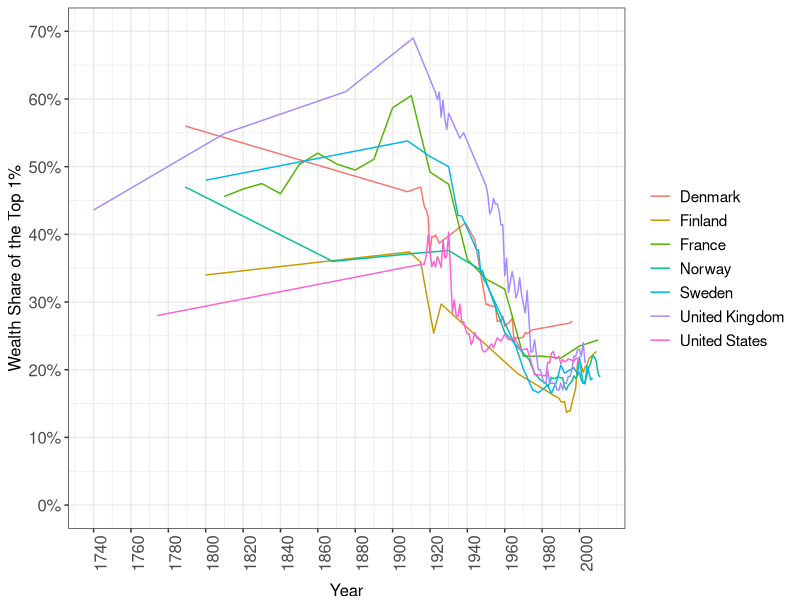

R code for this plot: (Note: this script raises an error after producing the figure.)
require(shape)
library(tidyverse)
library(lubridate)
library(openxlsx)
library(readxl)

wealth_share <- read_excel("capitalism/top_1percent_wealth_share.xlsx")

COL <- c("#7fc97f", "#beaed4", "#fdc086", "#ffff99", "#386cb0", "#f0027f", "#bf5b17", "#666666")
COLA <- c("#e0f3db", "#99d8c9","#66c2a4","#41ae76", "#238b45", "#005824", "#f0027f")
COLB <- c("#c6dbef", "#4eb3d3", "#2b8cbe", "#0868ac","#084081", "#9e9ac8","#f0027f")
COLC <- c("#fcfbfd", "#efedf5", "#dadaeb", "#bcbddc", "#9e9ac8", "#807dba", "#6a51a3", "#54278f", "#3f007d")

#Cleaning the wealth share data. Source: CORE
wealth_share_gathered <- wealth_share %>% 
  gather(Country, Wealth_share, c("Denmark", "Finland", "France", "Norway", "Sweden", "United Kingdom", "United States") )

wealth_share1 <- wealth_share_gathered[-c(1, 69, 137, 205, 273, 341, 409), ] 

wealth_share2 <- wealth_share1 %>%
  mutate(Year = ifelse(Country == "Denmark", ...1, ifelse(Country == "Finland", ...3, ifelse(Country == "France", ...5, ifelse(Country == "Norway", ...7, ifelse(Country == "Sweden", ...9, ifelse(Country == "United Kingdom", ...11, ifelse(Country == "United States", ...13, NA))))))))

wealth_share2$Wealth_share = as.numeric(as.character(wealth_share2$Wealth_share))

wealth_share3 <- wealth_share2 %>%
  select(-c("...1", "...3", "...5", "...7", "...9", "...11", "...13")) %>%
  filter(!is.na(Year)) %>%
  mutate(wealth_share = (Wealth_share)/100)

#Plotting the data 
wealth_share_plot <- ggplot(wealth_share3, aes(x = Year, y = wealth_share, group = Country, color = Country)) +
  geom_line() + 
  ylab("Wealth Share of the Top 1%") + 
  scale_y_continuous(breaks = seq(0, 0.7, by = 0.1), labels = scales::percent_format(accuracy = 1), limits = c(0,0.7)) +
  scale_x_continuous(breaks = seq(1740, 2010, by = 20)) +
  theme_bw() + 
  theme(legend.position="right", 
        legend.title=element_blank(), 
        axis.title.y = element_text(size = 12, vjust = 1),
        legend.text=element_text(size=11),
        axis.text.x = element_text(size = 12, angle = 90),
        axis.text.y = element_text(size = 12),  
        axis.title.x = element_text(size = 12, vjust = -1)) 


print(wealth_share_plot)

#Save plot to PDF
ggsave(p1, filename = "wealth_share_top_1%.pdf", 
       path = "employment",
       width = 7, height = 7, units = "in")


dev.off()
